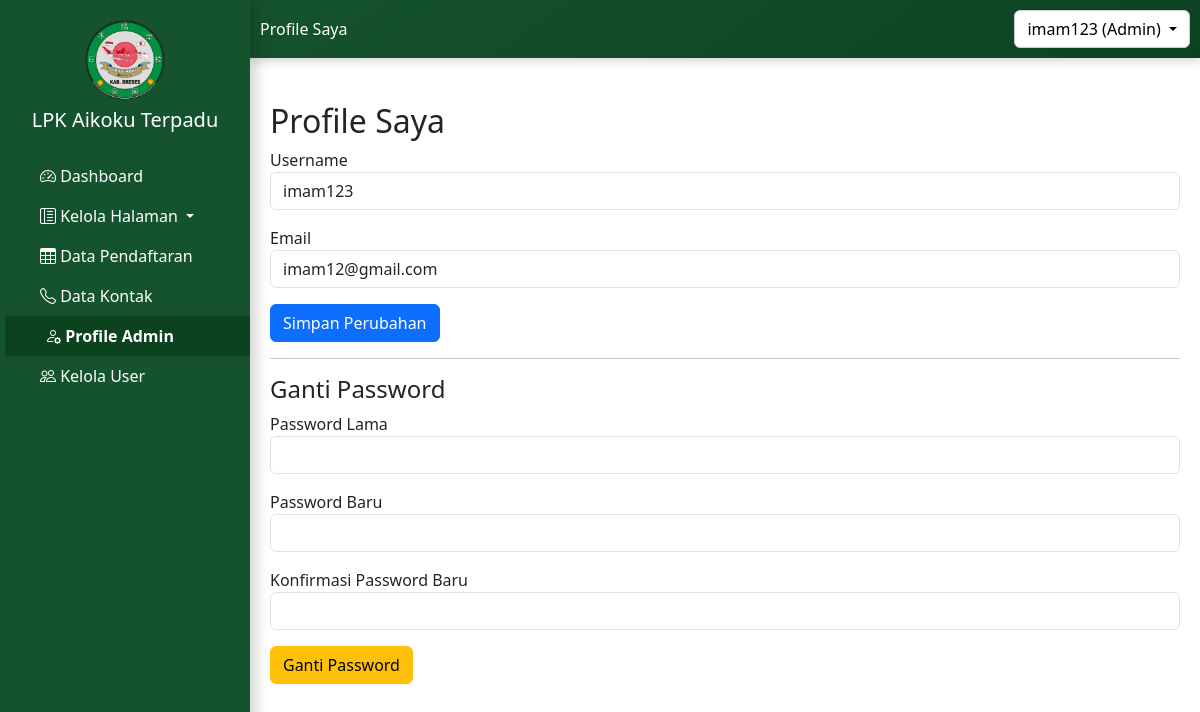
/admin/profile/profile_admin_pw.php (signed in), run on an earlier commit of the app's database.
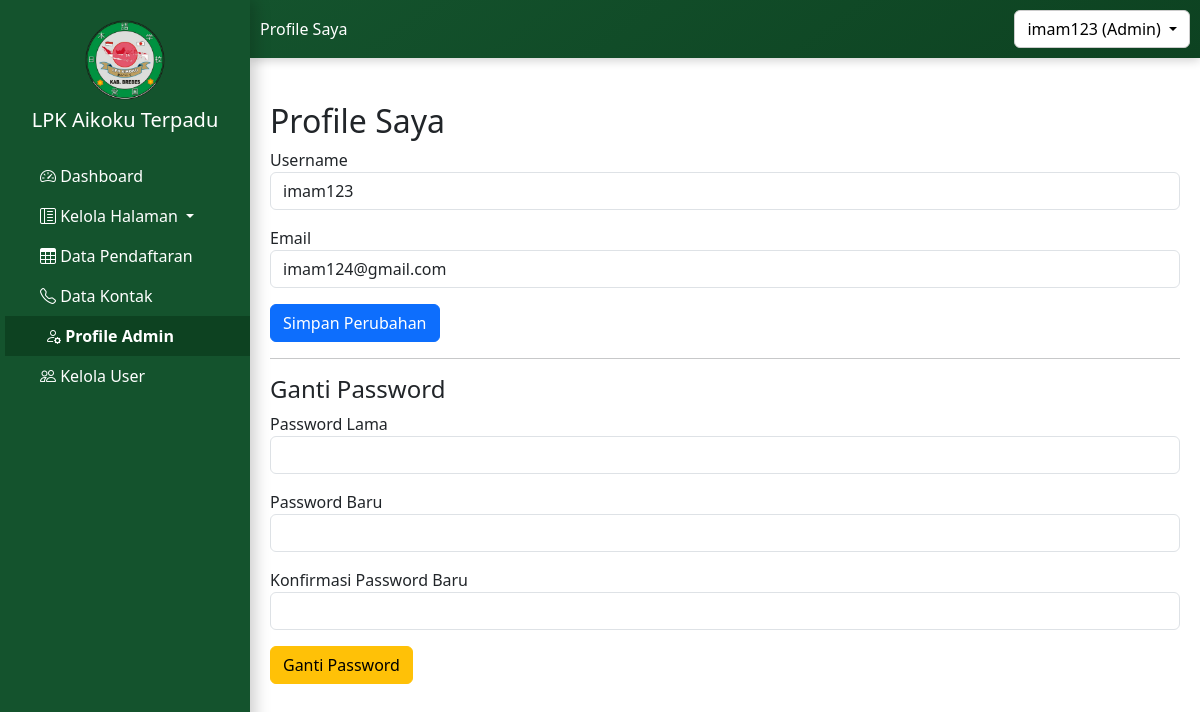
And on a later commit of the database.
### tables this page shows
CREATE TABLE `tb_pengguna` (
  `id_pengguna` int(11) NOT NULL,
  `username` varchar(50) NOT NULL,
  `password` varchar(255) NOT NULL,
  `email_pengguna` varchar(100) NOT NULL,
  `roles` enum('admin','user') DEFAULT 'user',
  `tanggal_aktivitas` timestamp NOT NULL DEFAULT current_timestamp()
);

### admin/profile/profile_admin_pw.php (the view, shortened to what this page needs)
<?php
include '../../config.php';
$id_pengguna = $_SESSION['id_pengguna'];
$stmt = $mysqli->prepare("SELECT * FROM tb_pengguna WHERE id_pengguna = ?");
$stmt->bind_param("i", $id_pengguna);
$stmt->execute();
$result = $stmt->get_result();
if ($result->num_rows > 0) {
    $data = $result->fetch_assoc();
} else {
    echo "Data admin tidak ditemukan.";
    exit();
}
$pageTitle = 'Profile Saya';
?>
<!DOCTYPE html>
<html>
<head>
    <link href="https://cdn.jsdelivr.net/npm/bootstrap@5.3.0/dist/css/bootstrap.min.css" rel="stylesheet">
</head>
<body>
    <?php include '../../sidebar1.php'; ?>
    <div class="container mt-4 content">
        <h2><?php echo $pageTitle; ?></h2>
        <form action="proses_update_profile_admin.php" method="POST">
            <div class="mb-3">
                <label>Username</label>
                <input type="text" name="username" class="form-control"
                    value="<?= htmlspecialchars($data['username']) ?>" required>
            </div>
            <div class="mb-3">
                <label>Email</label>
                <input type="email" name="email" class="form-control"
                    value="<?= htmlspecialchars($data['email_pengguna']) ?>" required>
            </div>
            <button type="submit" class="btn btn-primary">Simpan Perubahan</button>
        </form>
        <hr>
        <h4>Ganti Password</h4>
        <form action="proses_ganti_password.php" method="POST">
            <div class="mb-3">
                <label>Password Lama</label>
                <input type="password" name="password_lama" class="form-control" required>
            </div>
            <div class="mb-3">
                <label>Password Baru</label>
                <input type="password" name="password_baru" class="form-control" required>
            </div>
            <div class="mb-3">
                <label>Konfirmasi Password Baru</label>
                <input type="password" name="konfirmasi_password" class="form-control" required>
            </div>
            <button type="submit" class="btn btn-warning">Ganti Password</button>
        </form>
    </div>
</body>
</html>

What changed in the data, as far as the page shows it:
changed tb_pengguna "imam123": email "imam12@gmail.com" → "imam124@gmail.com"
